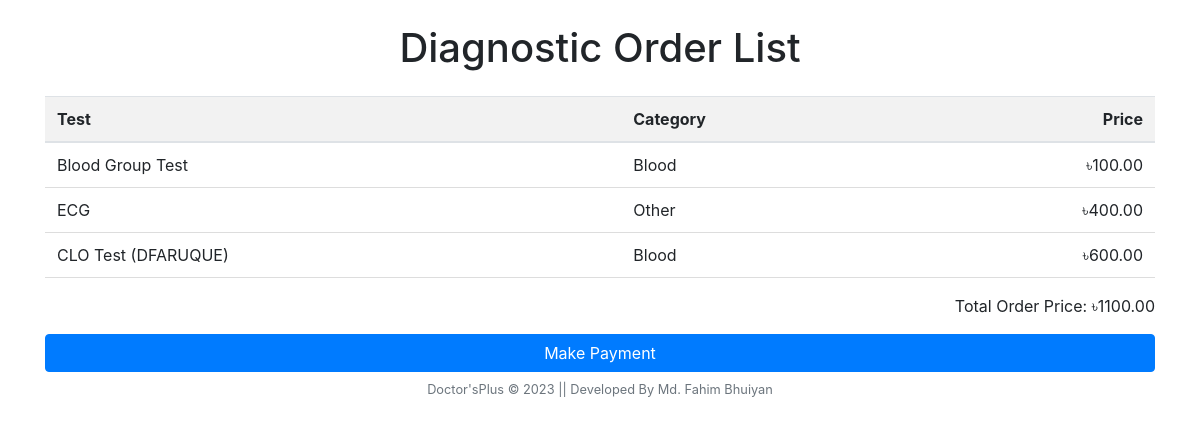
The page /patient/diagnostics/order/success on the database as committed earlier.
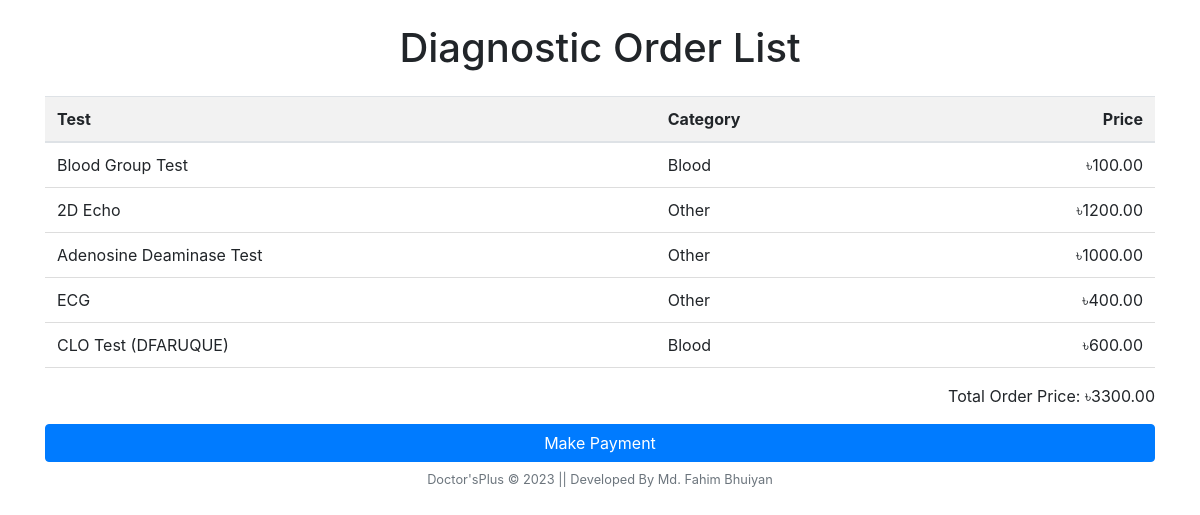
The same page on the database as committed later.
### adminView/models.py (models this page shows, shortened)
class Diagnostic(models.Model):
    CATEGORY_CHOICES = (
        ('Blood', 'Blood'),
        ('Urine', 'Urine'),
        ('Other', 'Other'),
    )
    test_name = models.CharField(max_length=50)
    price = models.DecimalField(max_digits=8, decimal_places=2)
    category = models.CharField(max_length=50, choices=CATEGORY_CHOICES)
    description = models.TextField(max_length=200)

### patient/models.py (models this page shows, shortened)
class DiagnosticOrder(models.Model):
    GENDER_CHOICES = (
        ('Male', 'Male'),
        ('Female', 'Female'),
        ('Other', 'Other'),
    )
    patient = models.ForeignKey(User, on_delete=models.CASCADE)
    patient_name = models.CharField(max_length=20, null=True)
    patient_age = models.IntegerField(null=True)
    patient_mobile = models.CharField(max_length=20, null=True)
    patient_email = models.EmailField(null=True)
    patient_gender = models.CharField(max_length=6, choices=GENDER_CHOICES, null=True)
    doctor = models.ForeignKey(Doctor, on_delete=models.CASCADE)
    Address = models.CharField(max_length=250)
    additional_tests = models.ManyToManyField(Diagnostic, related_name='additional_orders')
    payment_amount = models.DecimalField(max_digits=8, decimal_places=2)
    payment_status = models.BooleanField(default=True)

### patient/views.py (the view)
# urls.py: path('diagnostics/order/success', views.diagnostic_order_success_view, name='diagnostic-order-success'),
def diagnostic_order_success_view(request):
    order = DiagnosticOrder.objects.last()  # Get the most recent order
    payment_amount = order.payment_amount if order else 0  # Retrieve the payment_amount or set it to 0 if order is not found
    ordered_tests = order.additional_tests.all() if order else []  # Retrieve the ordered tests or set it to an empty list if order is not found
    context = {
        'payment_amount': payment_amount,
        'ordered_tests': ordered_tests,
    }
    return render(request, 'diagnostics/order_success.html', context)

### Templates/diagnostics/order_success.html (shortened to what this page needs)
{% load static %}
<html lang="en">
<head>
  <link rel="stylesheet" href="{% static 'css/order_success.css' %}">
  <link rel="stylesheet" href="https://maxcdn.bootstrapcdn.com/bootstrap/4.5.2/css/bootstrap.min.css">
</head>
<body>
  <div class="container">
    <h1 class="mt-4 mb-4 text-center">Diagnostic Order List</h1>
    <table class="table">
      <thead>
        <tr>
          <th>Test</th>
          <th>Category</th>
          <th class="text-right">Price</th>
        </tr>
      </thead>
      <tbody>
        {% for test in ordered_tests %}
        <tr>
          <td>{{ test.test_name }}</td>
          <td>{{ test.category }}</td>
          <td class="text-right">৳{{ test.price }}</td>
        </tr>
        {% endfor %}
      </tbody>
    </table>
    <p class="text-align-right">Total Order Price: ৳{{ payment_amount }}</p>
    <a class="btn btn-primary d-block mx-auto" href="{% url 'process-payment-dia' %}">Make Payment</a>
  </div>
  {% include "Home/footer.html" %}
</body>
</html>

Rows that differ between the two databases and show on the page:
no longer on this page (row unchanged): DiagnosticOrder: payment_amount "1100.00"
now on this page (row unchanged): Diagnostic: test_name "2D Echo", category "Other", price "1200.00"
now on this page (row unchanged): Diagnostic: test_name "Adenosine Deaminase Test", category "Other", price "1000.00"
added DiagnosticOrder: payment_amount "3300.00"
